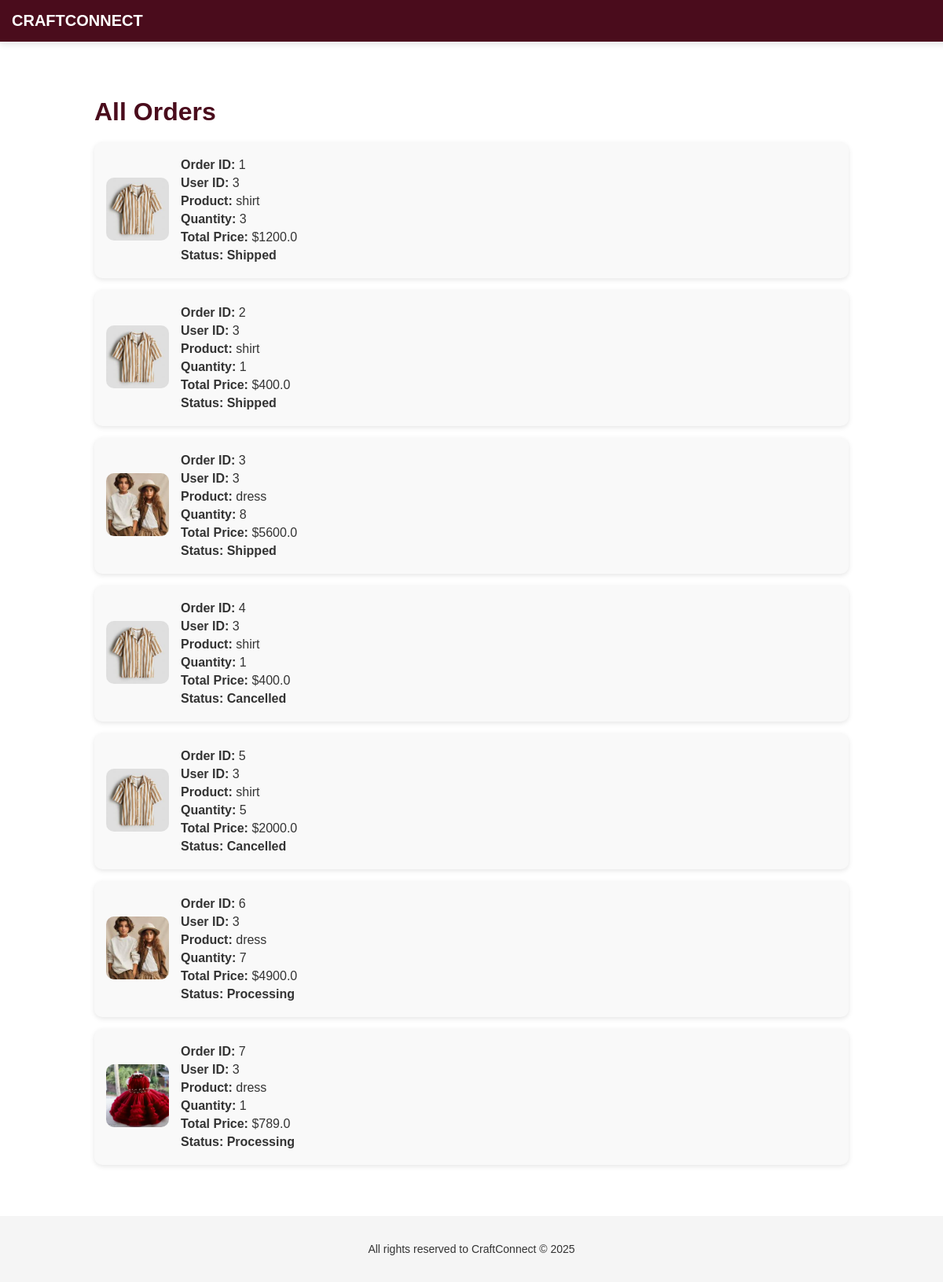
/admin/orders (signed in), run on the app's committed database.
### tables this page shows
CREATE TABLE orders (
            id INTEGER PRIMARY KEY AUTOINCREMENT,
            user_id INTEGER NOT NULL,
            product_id INTEGER NOT NULL,
            quantity INTEGER NOT NULL,
            total_price REAL NOT NULL,
            status TEXT DEFAULT 'Processing',
            order_date TIMESTAMP DEFAULT CURRENT_TIMESTAMP, payment_status TEXT NOT NULL DEFAULT 'COD', address TEXT, phone TEXT, email TEXT, manufacturer_id INTEGER, confirmation_pending INTEGER DEFAULT 0,
            FOREIGN KEY (user_id) REFERENCES users (id),
            FOREIGN KEY (product_id) REFERENCES products (id)
        );

CREATE TABLE products (
            id INTEGER PRIMARY KEY AUTOINCREMENT,
            name TEXT NOT NULL,
            description TEXT NOT NULL,
            price REAL NOT NULL,
            image TEXT NOT NULL,
            manufacturer_id INTEGER, approved INTEGER DEFAULT 0, category TEXT, stock_limit INTEGER DEFAULT NULL, size_chart TEXT,
            FOREIGN KEY (manufacturer_id) REFERENCES users (id)
        );

### app.py (the view)
@app.route('/admin/orders')
def admin_orders():
    if 'admin_logged_in' not in session:
        return redirect('/admin')
    conn = get_db_connection()
    orders = conn.execute('''
        SELECT orders.id, orders.user_id, orders.quantity, orders.total_price, orders.status,
               products.name AS product_name, products.image
        FROM orders
        JOIN products ON orders.product_id = products.id
    ''').fetchall()
    conn.close()
    for order in orders:
        print(f"Order ID {order['id']} - Image Path: {order['image']}")
    return render_template('admin_orders.html', orders=orders)

### app.py (called while the page is built)
def get_db_connection():
    conn = sqlite3.connect("craftconnect.db")
    conn.row_factory = sqlite3.Row
    return conn

### templates/admin_orders.html (shortened to what this page needs)
<!DOCTYPE html>
<html lang="en">
<head>
    <link rel="stylesheet" href="{{ url_for('static', filename='css/styles.css') }}">
</head>
<body>
    <div class="navbar">CRAFTCONNECT</div>
    <div class="container">
        <h1>All Orders</h1>
        {% for order in orders %}
        <div class="order-card">
            <div class="order-image">
                <img src="{{ url_for('static', filename='uploads/' + order.image) }}"
                    alt="Product Image"
                    onerror="this.onerror=null; this.src='{{ url_for('static', filename='uploads/default-product.jpg') }}'">
            </div>
            <div class="order-details">
                <p><strong>Order ID:</strong> {{ order.id }}</p>
                <p><strong>User ID:</strong> {{ order.user_id }}</p>
                <p><strong>Product:</strong> {{ order.product_name }}</p>
                <p><strong>Quantity:</strong> {{ order.quantity }}</p>
                <p><strong>Total Price:</strong> ${{ order.total_price }}</p>
                <p class="order-status"><strong>Status:</strong> {{ order.status }}</p>
            </div>
        </div>
        {% endfor %}
    </div>
    <div class="footer">
        <p>All rights reserved to CraftConnect &copy; 2025</p>
    </div>
</body>
</html>

### static/css/styles.css (style rules this page uses)
body { margin: 0; padding: 0; font-family: Arial, sans-serif; background: white; color: #4D0F28; min-height: 100vh; box-sizing: border-box; }
.navbar { display: flex; justify-content: space-between; align-items: center; padding: 15px 30px; background: #4D0F28; color: white; box-shadow: 0px 4px 8px rgba(0, 0, 0, 0.1); }
.footer { background-color: #4D0F28; color: white; text-align: center; padding: 20px 0; }

### templates/admin_orders.html (style rules this page uses)
body { font-family: Arial, sans-serif; background-color: #ffffff; margin: 0; padding: 0; }
.navbar { width: 100%; background-color: #4a0c1c; padding: 15px; color: white; font-size: 20px; font-weight: bold; text-align: center; }
.container { max-width: 80%; margin: 30px auto; padding: 20px; border-radius: 10px; }
h1 { text-align: left; color: #4a0c1c; margin-bottom: 20px; }
.order-card { display: flex; align-items: center; background-color: #f9f9f9; padding: 15px; border-radius: 10px; margin-bottom: 15px; box-shadow: 0px 2px 6px rgba(0, 0, 0, 0.1); transition: transform 0.2s ease-in-out, box-shadow 0.2s ease-in-out; }
.order-image img { width: 80px; height: 80px; object-fit: cover; border-radius: 10px; }
.order-details { flex-grow: 1; margin-left: 15px; }
.order-details p { margin: 5px 0; font-size: 16px; color: #333; }
.order-status { font-weight: bold; color: #4a0c1c; }
.footer { background-color: #f5f5f5; padding: 20px; text-align: center; font-size: 14px; color: #333; margin-top: 30px; }

### data on the page
orders: image (picture), id "1", user_id "3", product_name "shirt", quantity "3", total_price "1200.0", status "Shipped"
orders: image (picture), id "2", user_id "3", product_name "shirt", quantity "1", total_price "400.0", status "Shipped"
orders: image (picture), id "3", user_id "3", product_name "dress", quantity "8", total_price "5600.0", status "Shipped"
orders: image (picture), id "4", user_id "3", product_name "shirt", quantity "1", total_price "400.0", status "Cancelled"
orders: image (picture), id "5", user_id "3", product_name "shirt", quantity "5", total_price "2000.0", status "Cancelled"
orders: image (picture), id "6", user_id "3", product_name "dress", quantity "7", total_price "4900.0", status "Processing"
orders: image (picture), id "7", user_id "3", product_name "dress", quantity "1", total_price "789.0", status "Processing"
